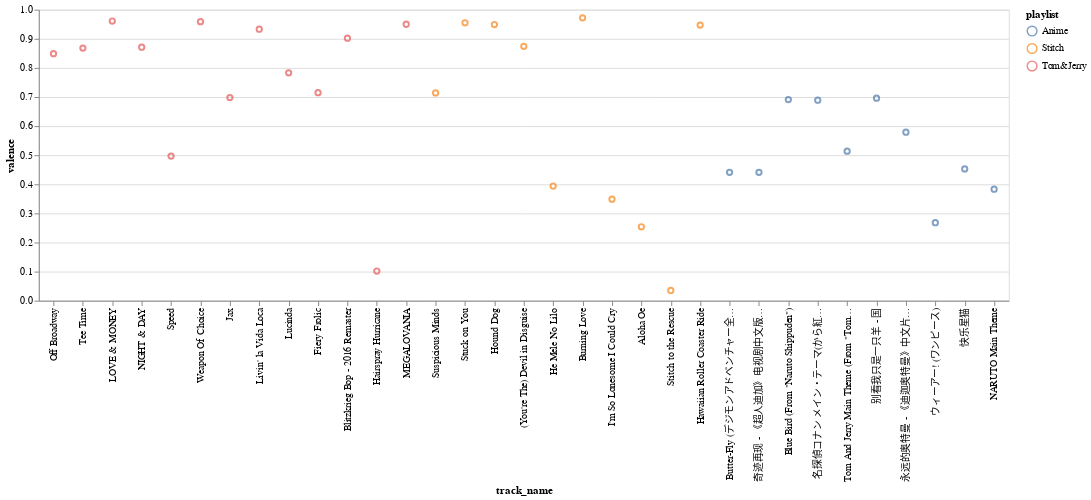

Notebook cell for this chart:
### Markdown cell above
###### Scatter Plot 4: Valence
First we take a look at valence overall

### Code cell
alt.Chart(all_tracks_features).mark_point().encode(
    x=alt.X("track_name", sort=None),
    y='valence',
    color="playlist",
    tooltip=["artist", "track_name"]
).properties(
    width=1000
)

### Figure 1 — Vega-Lite specification as saved in the notebook (floating-point values rounded to 4 significant figures)
{"config": {"view": {"continuousWidth": 400, "continuousHeight": 300}}, "data": {"name": "data-98f35840716c9cbeaf65220bd48136be"}, "mark": "point", "encoding": {"color": {"type": "nominal", "field": "playlist"}, "tooltip": [{"type": "nominal", "field": "artist"}, {"type": "nominal", "field": "track_name"}], "x": {"type": "nominal", "field": "track_name", "sort": null}, "y": {"type": "quantitative", "field": "valence"}}, "width": 1000, "$schema": "https://vega.github.io/schema/vega-lite/v4.8.1.json", "datasets": {"data-98f35840716c9cbeaf65220bd48136be": [{"artist": "Various Artists", "album": "It's Always Sunny In Philadelphia (Music from the Original FX Series)", "track_name": "Off Broadway", "track_id": "7uSWYgt3MmFjLshyRdIgPL", "danceability": 0.602, "energy": 0.668, "key": 2, "loudness": -8.71, "mode": 1, "speechiness": 0.0352, "instrumentalness": 0.876, "liveness": 0.462, "valence": 0.849, "tempo": 150.1, "duration_ms": 150635, "time_signature": 4, "playlist": "Tom&Jerry"}, {"artist": "Vulfpeck", "album": "Mr Finish Line", "track_name": "Tee Time", "track_id": "3XxpR8oXqq5Km5X4LlS0pi", "danceability": 0.578, "energy": 0.889, "key": 6, "loudness": -9.708, "mode": 1, "speechiness": 0.0348, "instrumentalness": 0.73, "liveness": 0.0984, "valence": 0.868, "tempo": 141.0, "duration_ms": 169004, "time_signature": 4, "playlist": "Tom&Jerry"}, {"artist": "Various Artists", "album": "SUPER EUROBEAT presents INITIAL D 〜D SELECTION 2〜", "track_name": "LOVE & MONEY", "track_id": "16211VKpjM4Hh3MfIlcu4s", "danceability": 0.564, "energy": 0.971, "key": 9, "loudness": -5.338, "mode": 0, "speechiness": 0.0362, "instrumentalness": 0.132, "liveness": 0.223, "valence": 0.961, "tempo": 155.4, "duration_ms": 299933, "time_signature": 4, "playlist": "Tom&Jerry"}, {"artist": "Various Artists", "album": "SUPER EUROBEAT presents INITIAL D〜D SELECTION 3〜", "track_name": "NIGHT & DAY", "track_id": "1tYWuxQgXJqA4L4jACzjcK", "danceability": 0.38, "energy": 0.985, "key": 1, "loudness": -5.074, "mode": 0, "speechiness": 0.0548, "instrumentalness": 5.3e-05, "liveness": 0.226, "valence": 0.871, "tempo": 75.66, "duration_ms": 311300, "time_signature": 4, "playlist": "Tom&Jerry"}, {"artist": "Various Artists", "album": "The Fast And The Furious: Tokyo Drift (Original Motion Picture Soundtrack)", "track_name": "Speed", "track_id": "5EbTHYIQQtNNMloPNirkKi", "danceability": 0.413, "energy": 0.912, "key": 4, "loudness": -5.092, "mode": 0, "speechiness": 0.0878, "instrumentalness": 0.0203, "liveness": 0.14, "valence": 0.497, "tempo": 165.2, "duration_ms": 168587, "time_signature": 4, "playlist": "Tom&Jerry"}, {"artist": "Fatboy Slim", "album": "The Greatest Hits: Why Try Harder", "track_name": "Weapon Of Choice", "track_id": "08kB9HSfrcIi83rymwgjMz", "danceability": 0.626, "energy": 0.947, "key": 8, "loudness": -4.608, "mode": 0, "speechiness": 0.057, "instrumentalness": 0.78, "liveness": 0.209, "valence": 0.959, "tempo": 196.0, "duration_ms": 219813, "time_signature": 4, "playlist": "Tom&Jerry"}, {"artist": "Cory Wong", "album": "The Optimist", "track_name": "Jax", "track_id": "39PRMLzu72Nz6lSOCF3bWN", "danceability": 0.781, "energy": 0.84, "key": 5, "loudness": -7.689, "mode": 1, "speechiness": 0.0578, "instrumentalness": 0.834, "liveness": 0.0505, "valence": 0.698, "tempo": 112.0, "duration_ms": 252253, "time_signature": 4, "playlist": "Tom&Jerry"}, {"artist": "Ricky Martin", "album": "Ricky Martin", "track_name": "Livin' la Vida Loca", "track_id": "0Ph6L4l8dYUuXFmb71Ajnd", "danceability": 0.425, "energy": 0.954, "key": 1, "loudness": -3.756, "mode": 0, "speechiness": 0.0476, "instrumentalness": 0.0, "liveness": 0.0555, "valence": 0.933, "tempo": 178.0, "duration_ms": 243160, "time_signature": 4, "playlist": "Tom&Jerry"}, {"artist": "A Certain Ratio", "album": "Sextet", "track_name": "Lucinda", "track_id": "7km2akG0G3Z5STqoKrHZPf", "danceability": 0.69, "energy": 0.902, "key": 2, "loudness": -6.632, "mode": 1, "speechiness": 0.0686, "instrumentalness": 0.833, "liveness": 0.0923, "valence": 0.783, "tempo": 124.9, "duration_ms": 234813, "time_signature": 4, "playlist": "Tom&Jerry"}, {"artist": "Kristofer Maddigan", "album": "Cuphead (Original Soundtrack)", "track_name": "Fiery Frolic", "track_id": "02h2lqTc872LnYQ7TOFMmF", "danceability": 0.607, "energy": 0.679, "key": 7, "loudness": -6.221, "mode": 0, "speechiness": 0.114, "instrumentalness": 0.659, "liveness": 0.336, "valence": 0.715, "tempo": 150.2, "duration_ms": 217627, "time_signature": 4, "playlist": "Tom&Jerry"}, {"artist": "Ramones", "album": "Ramones (40th Anniversary Deluxe Edition; 2016 Remaster)", "track_name": "Blitzkrieg Bop - 2016 Remaster", "track_id": "4KcH1ZRV2W1q7Flq0QqC76", "danceability": 0.385, "energy": 0.783, "key": 9, "loudness": -2.533, "mode": 1, "speechiness": 0.233, "instrumentalness": 0.47, "liveness": 0.108, "valence": 0.902, "tempo": 176.7, "duration_ms": 134467, "time_signature": 4, "playlist": "Tom&Jerry"}, {"artist": "Carpenter Brut", "album": "Leather Teeth", "track_name": "Hairspray Hurricane", "track_id": "2x11x3cBABgQUDNMtTxMch", "danceability": 0.38, "energy": 0.83, "key": 2, "loudness": -3.742, "mode": 1, "speechiness": 0.0533, "instrumentalness": 0.934, "liveness": 0.275, "valence": 0.102, "tempo": 92.59, "duration_ms": 331507, "time_signature": 4, "playlist": "Tom&Jerry"}, {"artist": "Toby Fox", "album": "UNDERTALE Soundtrack", "track_name": "MEGALOVANIA", "track_id": "2WpstnkNuH6dUnm3fVLCpU", "danceability": 0.715, "energy": 0.612, "key": 7, "loudness": -9.85, "mode": 1, "speechiness": 0.0515, "instrumentalness": 0.864, "liveness": 0.0387, "valence": 0.95, "tempo": 120.0, "duration_ms": 156000, "time_signature": 4, "playlist": "Tom&Jerry"}, {"artist": "Elvis Presley", "album": "From Elvis in Memphis", "track_name": "Suspicious Minds", "track_id": "1H5IfYyIIAlgDX8zguUzns", "danceability": 0.487, "energy": 0.382, "key": 7, "loudness": -10.89, "mode": 1, "speechiness": 0.0309, "instrumentalness": 4.74e-06, "liveness": 0.411, "valence": 0.714, "tempo": 116.6, "duration_ms": 261280, "time_signature": 4, "playlist": "Stitch"}, {"artist": "Elvis Presley", "album": "Elvis' Golden Records, Vol. 3", "track_name": "Stuck on You", "track_id": "39zODpVtRvghMyfNjZ3BVK", "danceability": 0.647, "energy": 0.513, "key": 7, "loudness": -12.37, "mode": 1, "speechiness": 0.0421, "instrumentalness": 8.64e-06, "liveness": 0.108, "valence": 0.955, "tempo": 131.6, "duration_ms": 139640, "time_signature": 4, "playlist": "Stitch"}, {"artist": "Elvis Presley", "album": "Elvis' Golden Records", "track_name": "Hound Dog", "track_id": "64Ny7djQ6rNJspquof2KoX", "danceability": 0.494, "energy": 0.756, "key": 0, "loudness": -8.492, "mode": 1, "speechiness": 0.0499, "instrumentalness": 0.00505, "liveness": 0.76, "valence": 0.949, "tempo": 86.89, "duration_ms": 136027, "time_signature": 4, "playlist": "Stitch"}, {"artist": "Elvis Presley", "album": "Elvis 30 #1 Hits", "track_name": "(You're The) Devil in Disguise", "track_id": "0D1pEisM3QkiacGXJe5dmd", "danceability": 0.481, "energy": 0.733, "key": 5, "loudness": -7.633, "mode": 1, "speechiness": 0.165, "instrumentalness": 1.18e-05, "liveness": 0.108, "valence": 0.874, "tempo": 122.9, "duration_ms": 140427, "time_signature": 4, "playlist": "Stitch"}, {"artist": "Various Artists", "album": "Lilo & Stitch", "track_name": "He Mele No Lilo", "track_id": "3G9ZnSjGYyHx7e221v0qse", "danceability": 0.73, "energy": 0.331, "key": 2, "loudness": -12.43, "mode": 1, "speechiness": 0.0429, "instrumentalness": 0.000286, "liveness": 0.104, "valence": 0.394, "tempo": 126.6, "duration_ms": 148133, "time_signature": 4, "playlist": "Stitch"}, {"artist": "Elvis Presley", "album": "Elvis (Fool)", "track_name": "Burning Love", "track_id": "7zMUCLm1TN9o9JlLISztxO", "danceability": 0.66, "energy": 0.748, "key": 2, "loudness": -11.21, "mode": 1, "speechiness": 0.0284, "instrumentalness": 0.00585, "liveness": 0.283, "valence": 0.972, "tempo": 143.5, "duration_ms": 170293, "time_signature": 4, "playlist": "Stitch"}, {"artist": "Hank Williams", "album": "The Legend Lives Anew: Hank Williams, Sr. With Strings", "track_name": "I'm So Lonesome I Could Cry", "track_id": "4tj7IsJrn4MvesuhoY0JBy", "danceability": 0.524, "energy": 0.258, "key": 4, "loudness": -14.83, "mode": 1, "speechiness": 0.0287, "instrumentalness": 0.00164, "liveness": 0.328, "valence": 0.349, "tempo": 111.9, "duration_ms": 169067, "time_signature": 3, "playlist": "Stitch"}, {"artist": "Elvis Presley", "album": "Blue Hawaii", "track_name": "Aloha Oe", "track_id": "0a1OAjVB17jFlGegbhpQig", "danceability": 0.287, "energy": 0.278, "key": 7, "loudness": -15.65, "mode": 1, "speechiness": 0.0337, "instrumentalness": 5.35e-05, "liveness": 0.194, "valence": 0.254, "tempo": 98.77, "duration_ms": 114227, "time_signature": 3, "playlist": "Stitch"}, {"artist": "Various Artists", "album": "Lilo & Stitch", "track_name": "Stitch to the Rescue", "track_id": "1616uIpy5KwVqnKtIuyhcu", "danceability": 0.182, "energy": 0.105, "key": 2, "loudness": -18.31, "mode": 1, "speechiness": 0.0377, "instrumentalness": 0.518, "liveness": 0.0713, "valence": 0.0351, "tempo": 78.76, "duration_ms": 354827, "time_signature": 4, "playlist": "Stitch"}, {"artist": "Various Artists", "album": "Lilo & Stitch", "track_name": "Hawaiian Roller Coaster Ride", "track_id": "7GmiJVBAzWNikX5VkNQg85", "danceability": 0.702, "energy": 0.624, "key": 5, "loudness": -9.927, "mode": 1, "speechiness": 0.0285, "instrumentalness": 0.0152, "liveness": 0.0669, "valence": 0.947, "tempo": 114.5, "duration_ms": 208227, "time_signature": 4, "playlist": "Stitch"}, {"artist": "Various Artists", "album": "熱烈!アニソン魂 THE BEST カバー楽曲集 TVアニメシリーズ「デジモンシリーズ」 vol.1", "track_name": "Butter-Fly (デジモンアドベンチャー全話OP)", "track_id": "4A3G4Chh8DTJftwJEf5tOp", "danceability": 0.472, "energy": 0.907, "key": 2, "loudness": -4.545, "mode": 1, "speechiness": 0.0546, "instrumentalness": 0, "liveness": 0.0645, "valence": 0.441, "tempo": 165.0, "duration_ms": 257950, "time_signature": 4, "playlist": "Anime"}, {"artist": "毛毛", "album": "迪迦奥特曼", "track_name": "奇迹再现 - 《超人迪加》电视剧中文版片头曲", "track_id": "3zAieIyKyNODQn6y2sxbFq", "danceability": 0.457, "energy": 0.864, "key": 9, "loudness": -5.9, "mode": 1, "speechiness": 0.0838, "instrumentalness": 0, "liveness": 0.374, "valence": 0.441, "tempo": 159.8, "duration_ms": 236042, "time_signature": 4, "playlist": "Anime"}, {"artist": "Akano", "album": "Blue Bird (From \"Naruto Shippuden\")", "track_name": "Blue Bird (From \"Naruto Shippuden\")", "track_id": "1bEnIDpwKsyhDauHVoMz6t", "danceability": 0.594, "energy": 0.868, "key": 6, "loudness": -3.286, "mode": 0, "speechiness": 0.0606, "instrumentalness": 0, "liveness": 0.209, "valence": 0.691, "tempo": 152.0, "duration_ms": 100201, "time_signature": 4, "playlist": "Anime"}, {"artist": "Katsuo Ohno", "album": "「名探偵コナン から紅の恋歌」オリジナル・サウンドトラック", "track_name": "名探偵コナン メイン・テーマ(から紅ヴァージョン)", "track_id": "0RyQvri8BbQYChVVXSJnnL", "danceability": 0.269, "energy": 0.857, "key": 5, "loudness": -3.963, "mode": 0, "speechiness": 0.0495, "instrumentalness": 0.654, "liveness": 0.218, "valence": 0.689, "tempo": 131.9, "duration_ms": 186907, "time_signature": 4, "playlist": "Anime"}, {"artist": "Geek Music", "album": "Tom And Jerry Main Theme (From \"Tom And Jerry\")", "track_name": "Tom And Jerry Main Theme (From \"Tom And Jerry\")", "track_id": "5sFKd7dVlGoOuXl2usSZuW", "danceability": 0.544, "energy": 0.536, "key": 5, "loudness": -8.701, "mode": 1, "speechiness": 0.0357, "instrumentalness": 0.768, "liveness": 0.493, "valence": 0.514, "tempo": 156.0, "duration_ms": 65736, "time_signature": 3, "playlist": "Anime"}, {"artist": "Various Artists", "album": "喜羊羊与灰太狼之虎虎生威电影原声大碟", "track_name": "别看我只是一只羊 - 国", "track_id": "1gn9wcyLBChQcC3q7tKK8F", "danceability": 0.827, "energy": 0.507, "key": 0, "loudness": -6.392, "mode": 1, "speechiness": 0.0433, "instrumentalness": 0, "liveness": 0.068, "valence": 0.696, "tempo": 126.0, "duration_ms": 186467, "time_signature": 4, "playlist": "Anime"}, {"artist": "毛毛", "album": "迪迦奥特曼", "track_name": "永远的奥特曼 - 《迪迦奥特曼》中文片尾曲", "track_id": "4MskqNyksAQvAqnHEJmhTg", "danceability": 0.662, "energy": 0.872, "key": 4, "loudness": -6.223, "mode": 1, "speechiness": 0.0402, "instrumentalness": 2.11e-05, "liveness": 0.217, "valence": 0.579, "tempo": 130.0, "duration_ms": 197120, "time_signature": 4, "playlist": "Anime"}, {"artist": "Various Artists", "album": "アニソンLive大全集 熱烈!アニソン魂「アニたまLive」vol.1 in AJF 2004", "track_name": "ウィーアー! (ワンピース)", "track_id": "42esJ6BgSoV1DS3Onns03h", "danceability": 0.332, "energy": 0.975, "key": 8, "loudness": -6.182, "mode": 1, "speechiness": 0.106, "instrumentalness": 0, "liveness": 0.981, "valence": 0.268, "tempo": 167.9, "duration_ms": 262013, "time_signature": 4, "playlist": "Anime"}, {"artist": "牛奶@咖啡", "album": "越长大越孤单", "track_name": "快乐星猫", "track_id": "4Qzuh2Jp6MlIGjQPtYbZqi", "danceability": 0.543, "energy": 0.866, "key": 2, "loudness": -4.925, "mode": 1, "speechiness": 0.0689, "instrumentalness": 0, "liveness": 0.0236, "valence": 0.453, "tempo": 160.0, "duration_ms": 194160, "time_signature": 4, "playlist": "Anime"}, {"artist": "Toshio Masuda", "album": "NARUTO -ナルト- オリジナルサウンドトラック", "track_name": "NARUTO Main Theme", "track_id": "5kKloaKFvAuDNFi8m52hxy", "danceability": 0.525, "energy": 0.766, "key": 4, "loudness": -8.448, "mode": 0, "speechiness": 0.0438, "instrumentalness": 0.00235, "liveness": 0.125, "valence": 0.383, "tempo": 120.0, "duration_ms": 266920, "time_signature": 4, "playlist": "Anime"}]}}
